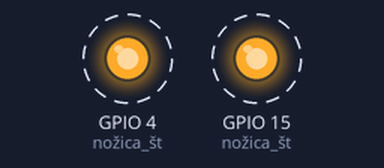
The program below on a simulated ESP32. Shown: output pins drawn as LEDs (lit = HIGH). Dashed ring = blinking.

Above: at 0.12 s.
Timing chart, 0 to 3.0 s (numbered marks = the images above):
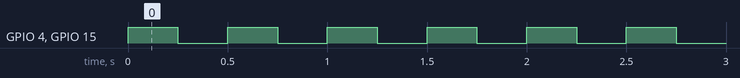

The program:

main.cpp
```cpp
#include <Arduino.h>
void setup() {

  pinMode(15, OUTPUT); // nožica št. 15 bo delovala kot izhod
  pinMode(4, OUTPUT); // nožica št. 4 bo delovala kot izhod
}
void loop() {
  // put your main code here, to run repeatedly:
  // tu zapišemo kodo, ki se ponavljajoče izvaja
  digitalWrite(15, HIGH); // na nožici 15 zapišemo visoko vrednost - LED zasveti
  digitalWrite(4, HIGH); // na nožici 4 zapišemo visoko vrednost - LED zasveti
  delay(250); // zakasnitev izvedbe programa za specificiran čas v milisekundah, 1000 ms = 1 s
  digitalWrite(15, LOW); // na nožici 15 zapišemo nizko vrednost - LED ugasne
  digitalWrite(4, LOW); // na nožici 4 zapišemo nizko vrednost - LED ugasne
  delay(250); // zakasnitev izvedbe programa za specificiran čas v milisekundah, 1000 ms = 1 s
}
```

Measured:
- by itself, GPIO 4 (nožica_št), GPIO 15 (nožica_št): alternates HIGH for 0.25 s and LOW for 0.25 s
